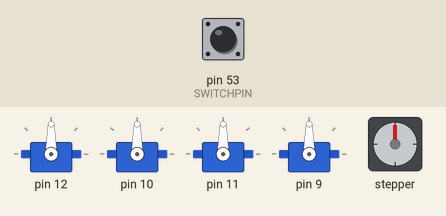
Simulated run of this program. Board: Arduino Mega 2560, built with avr-gcc and run on an emulated ATmega2560. On the bench: 4 × servo, stepper motor. Inputs (shaded band) come from the test bench; at power-on: pin 53 (SWITCHPIN) HIGH. Stepper angles assume 200 steps per turn; what the program prints to the serial monitor is not drawn.

Above: at 2.3 s.
2.4 s: pin 53 (SWITCHPIN) pulled LOW for 0.15 s
At 3.08 s:
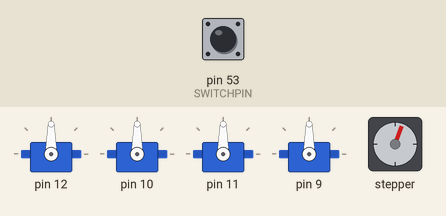
5.4 s: pin 53 (SWITCHPIN) pulled LOW for 1 s
At 8.78 s:
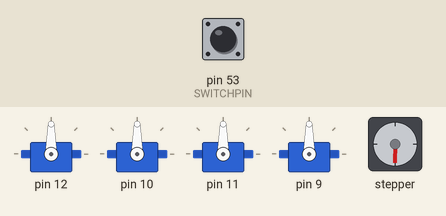
8.9 s: pin 53 (SWITCHPIN) pulled LOW for 3.2 s
At 9.11 s:
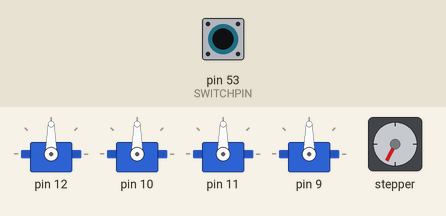
13.6 s: pin 53 (SWITCHPIN) pulled LOW for 3.2 s
Timing chart, 0 to 20.0 s (numbered marks = the images above; inputs shaded):
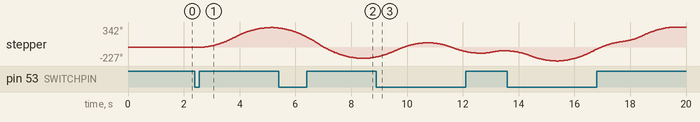

The program:

main.cpp
```cpp
#include <Arduino.h>
#include <SPI.h>
#include "config.h"
#include "motor.h"
#include "carHardware.h"
#include <Wire.h>
#include <Adafruit_VL6180X.h>

enum State
{
    STATE_INITIALIZATION,
    STATE_DRIVING,
    STATE_PAUSE_BEGIN,
    STATE_END_PAUSE,
    STATE_OVERSHOOT,
    STATE_SWITCHPIN_OFF,
    STATE_STOPPED,
    STATE_FIELD_OBJECT_ROUTINE
};

// Current state
State currentState = STATE_INITIALIZATION;

int pauseCounter = 0;

Adafruit_VL6180X objectSensor = Adafruit_VL6180X();

bool isAllZero(bool *arr, int arrSize)
{
    for (int i = 0; i < arrSize; i++)
    {
        if (arr[i] != 0)
        {
            return false;
        }
    }
    return true;
}

bool isAllOne(bool *arr, int arrSize)
{
    for (int i = 0; i < arrSize; i++)
    {
        if (arr[i] != 1)
        {
            return false;
        }
    }
    return true;
}

bool safeWait(unsigned int millisToWait)
{
    unsigned long beginTime = millis();
    while (millis() - beginTime < millisToWait)
    {
        if (!digitalRead(SWITCHPIN))
        {
            currentState = STATE_SWITCHPIN_OFF;
            return false; // Indicate that the switch pin was toggled
        }
    }
    return true; // Indicate that the wait time elapsed without toggling
}
int arrayBoolSum(bool *arr, int arrCount)
{
    int count = 0;
    for (int i = 0; i < arrCount; i++)
    {
        count += (int)arr[i];
    }
    return count;
}

int calculateWeightedArraySum(const bool array[], int arrSize)
{
    int middleIndex = arrSize / 2; // Calculate middle index

    int value = 0; // Initialize result value

    for (int i = 0; i < arrSize; i++)
    {
        int arrayValue = array[i];           // Get array value at index i
        int positionDelta = i - middleIndex; // Calculate position delta

        value += arrayValue * positionDelta; // Adjust result value
    }

#if DEBUG >= 2
    Serial.print("\nWeighted sum: ");
    Serial.print(value);
#endif
    return value; // Return calculated value
}

void closeGrippers()
{
    moveGripServo(GRIP_CLOSING_ANGLE);
}

void openGrippers()
{
    moveGripServo(GRIP_OPEN_ANGLE);
}

void pushObjectToPreferredPosition()
{
    interpolateToArmConfiguration(ArmConfiguration(-1,-1, pushingObjectPosition.wristAngle,-1), 500);
    interpolateToArmConfiguration(pushingObjectPosition, 1000);
    if (!safeWait(1000))
        return;

    // Slowly move forward to account for all object placings
    interpolateToArmConfiguration(pushingObjectPosition2, 2000);
}

double calculatePID(const double desiredValue, const double actualValue, const double Kp, const double Ki, const double Kd)
{
    // Store the old time
    static unsigned long prevTime = 0;
    static double lastError = 0;
    // Calculate the current time
    unsigned long currentTime = millis();

    // Calculate the elapsed time
    unsigned long dt = currentTime - prevTime;
    prevTime = currentTime;

    if (dt == 0)
    {
        return 0;
    }
    // Calculate error
    double error = desiredValue - actualValue;

    // Calculate proportional term
    double proportional = error * Kp;

    // Calculate integral term
    static double integral = 0.0;
    integral += error * dt;
    double integralTerm = Ki * integral;
    integralTerm = constrain(integralTerm, -0.2, 0.2);
    // Calculate derivative term
    double derivative = (error - lastError) / dt;
    double derivativeTerm = Kd * derivative;

    // Calculate PID output
    double pidOutput = proportional + integralTerm + derivativeTerm;

    // Update last error for derivative calculation
    lastError = error;

    // Return PID output
    return pidOutput;
}

double *calculateMotorInput(double pidOutput)
{
    static double motorInputs[2]; // [left, right]

    // Clipping the pidOutput between -0.5 and 0.5
    pidOutput = constrain(pidOutput, -0.5, 0.5);

    // Calculating the motor inputs based on a linear relationship
    // and clipping them at a maximum of 1
    motorInputs[0] = min(-4 * pidOutput + 1, 1); // Left motor (non-dominant)
    motorInputs[1] = min(4 * pidOutput + 1, 1);  // Right motor (non-dominant)

    return motorInputs;
}

bool checkOvershoot()
{
    if (isAllZero(car::getAnalogSensorValues(), analogSensorsCount))
    {
        return true;
    }

    return false;
}

bool checkStopPauseSign()
{
    if (!isAllOne(car::getAnalogSensorValues(), analogSensorsCount))
    {
        return false;
    }
    return true;
}

void handleOvershoot()
{
    double speed = 0.1;
#if DEBUG >= 1
    Serial.print("\nDetected overshoot, handling it...");
#endif

    double directionParsed = (double)lastDirection;
    while (isAllZero(car::getAnalogSensorValues(), analogSensorsCount))
    {
        // safety check
        if (!digitalRead(SWITCHPIN))
        {
            car::driveMotors(0, 0);
            return;
        }
// turn in last direction we went in until overshoot is resolved
#if DEBUG >= 2
        Serial.print("Overshoot still detected... turning more");
#endif
        if (speed < 0.8)
        {
            speed += 0.1;
        }
        delay(10);
#if DEBUG >= 2
        Serial.println(speed);
#endif
        car::driveMotors(directionParsed * speed, -directionParsed * speed);
    }
}

void driveCar()
{

    bool *sensorValues = car::getAnalogSensorValues();
    double pid = calculatePID(0, calculateWeightedArraySum(sensorValues, analogSensorsCount), Kp, Ki, Kd);
    double *motorInput;
    motorInput = calculateMotorInput(pid);

    Serial.print("\nPID output: ");
    Serial.println(pid);

    car::driveMotors(motorInput[0]*driveSpeedMultiplier, motorInput[1]*driveSpeedMultiplier);
}

bool safeWaitUntilStepperStopped()
{
    while (!hasStepperReachedPosition())
    {
        if (!digitalRead(SWITCHPIN))
        {
            currentState = STATE_SWITCHPIN_OFF;
            return false; // Indicate that the switch pin was toggled
        }
    }
    return true;
}

bool moveToPositionSafely(const ArmConfiguration& config, unsigned int waitTime = 0)
{
    moveToArmConfiguration(config);
    return waitTime == 0 ? safeWaitUntilStepperStopped() : safeWait(waitTime);
}

bool rotateShoulderSafely(float angle)
{
    rotateShoulderAbsoluteAngle(angle);
    return safeWaitUntilStepperStopped();
}

// Scans a range of angles for objects
float scanRange(float beginAngle, float endAngle, int ambientValue)
{
    Serial.print("Scanning angle range: ");
    Serial.print(beginAngle);
    Serial.print(" to ");
    Serial.println(endAngle);

    const float threshold = ambientValue - SCANNING_THRESHOLD_MM;
    const int bufferSize = 90;
    // prepare rolling scanning buffer
    float tempScanBuffer[bufferSize];
    for (int i = 0; i < bufferSize; i++)
    {
        tempScanBuffer[i] = ambientValue;
    }
    float *scanBufferPointer = tempScanBuffer;

    const int scanningSpeed = shoulderRotationSteps / secondsPerFullScan;
    float objectAngle = -1;
    setStepperSpeed(scanningSpeed);
    // first move to carryingposition then rotateshoulder then move to scanning position
    if (!moveToPositionSafely(carryingPosition, 1000) || !rotateShoulderSafely(beginAngle))
    {
        currentState = STATE_SWITCHPIN_OFF;
        return -1;
    }


    interpolateToArmConfiguration(scanningPosition, 1000);
    delay(1000);
    rotateShoulderRelativeAngle(endAngle - beginAngle);

    float previousShoulderAngle = getShoulderAngle();

    const unsigned long delayBetweenStepsMicros = ((secondsPerFullScan * 1e6)/shoulderRotationSteps)/2;
    const unsigned long measurementsPerStep = (float)bufferSize / (SCANNING_ROLLING_AVERAGE_ANGLE / (360.0f / shoulderRotationSteps));
    const unsigned long delayBetweenMeasurements = delayBetweenStepsMicros / measurementsPerStep;
    unsigned int sum = bufferSize*ambientValue;
    unsigned int lastUpdatedIndex = bufferSize;

    while (!hasStepperReachedPosition())
    {
        if(getShoulderAngle() == previousShoulderAngle){
            unsigned long beginTime = micros();
            int currentMeasurement = objectSensor.readRange();
            if (lastUpdatedIndex <= 0) {
                lastUpdatedIndex = bufferSize;
            }
            sum -= scanBufferPointer[lastUpdatedIndex - 1];
            sum += currentMeasurement;
            scanBufferPointer[lastUpdatedIndex-1] = currentMeasurement;
            lastUpdatedIndex--;
            delayMicroseconds(delayBetweenMeasurements - (micros() - beginTime));
            continue;
        }
        previousShoulderAngle = getShoulderAngle();

        if (!digitalRead(SWITCHPIN))
        {
            currentState = STATE_SWITCHPIN_OFF;
            return -1;
        }

        float rollingAverage = (sum / (float)bufferSize);
        Serial.print("Rolling average: ");
        Serial.println(rollingAverage);
        if (rollingAverage < threshold)
        {
            float currentAngle = getShoulderAngle();
            objectAngle = currentAngle - SCANNING_OFFSET_ANGLE;
            break;
        }
    }

    stopShoulder();
    setStepperSpeed(stepperMaxSpeed);
    Serial.print("Found object at: ");
    Serial.println(objectAngle);
    return objectAngle;
}

void scanWholeField(float startingAngle, ArmConfiguration scanningPos, float* averagesArray, float* whereAverageWasMeasuredArray, int arraySize)
{
    const int scanningSpeed = shoulderRotationSteps / secondsPerFullScan;

    for (int i =0; i < arraySize; i++){
        averagesArray[i] = 99999999;
        whereAverageWasMeasuredArray[i] = 180 - startingAngle;
    }
    setStepperSpeed(scanningSpeed);

    // first move to carryingposition then rotateshoulder then move to scanning position
    if (!moveToPositionSafely(carryingPosition, 1000) || !rotateShoulderSafely(startingAngle))
    {
        currentState = STATE_SWITCHPIN_OFF;
        return;
    }

    interpolateToArmConfiguration(scanningPos, 1000);
    delay(500);
    float previousShoulderAngle = startingAngle;
    rotateShoulderRelativeAngle(360-2*startingAngle);
    int index = 0;
    while(!hasStepperReachedPosition()){
        unsigned long sum = 0;
        unsigned int amountOfValues = 0;
        while((getShoulderAngle() - previousShoulderAngle < (360-2*startingAngle)/SCANNING_POSITIONS_ARRAY_SIZE) && !hasStepperReachedPosition()){
            sum += objectSensor.readRange();
            amountOfValues++;
        }
        previousShoulderAngle = getShoulderAngle();
        whereAverageWasMeasuredArray[index] = previousShoulderAngle;
        float average = (float)sum/(float)amountOfValues;
        averagesArray[index] = average;
        Serial.print("Average: ");
        Serial.println(average);
        Serial.println(whereAverageWasMeasuredArray[index]);
        index++;
    }

    setStepperSpeed(stepperMaxSpeed);
    return; // Return the array of averages
}

// Returns a pointer to an array containing the objects angles in chronological order
float *scanForObject()
{
    static float objectAngles[2] = {-1, -1};

    Serial.println("Starting scan");
    float scanValues[SCANNING_POSITIONS_ARRAY_SIZE];
    float whereValueWasMeasured[SCANNING_POSITIONS_ARRAY_SIZE];
    scanWholeField(SCANNING_BEGIN_END_ANGLE, scanningPosition, scanValues, whereValueWasMeasured, SCANNING_POSITIONS_ARRAY_SIZE);

    rotateShoulderRelativeAngle(-shoulderRotationSteps + SCANNING_BEGIN_END_ANGLE);
    safeWaitUntilStepperStopped();

    float scanValues2[SCANNING_POSITIONS_ARRAY_SIZE];
    scanWholeField(SCANNING_BEGIN_END_ANGLE, scanningPosition2, scanValues2, whereValueWasMeasured, SCANNING_POSITIONS_ARRAY_SIZE);

    Serial.println("Scan Completed");
    float lowestValue = 999999;
    int lowestValueIndex = -1;
    for(int i = 1; i < 154; i++){
        float generalArea = pow(scanValues[i-1] + scanValues[i] + scanValues[i+1], 0.91) + scanValues2[i-1] + scanValues2[i] + scanValues2[i+1];
        if(generalArea < lowestValue){
            lowestValue = generalArea;
            lowestValueIndex = i;
        }
    }
    Serial.print("Index: ");
    Serial.println(lowestValueIndex);
    Serial.print("Angle: ");
    Serial.println(whereValueWasMeasured[lowestValueIndex]);
    objectAngles[0] = whereValueWasMeasured[lowestValueIndex] + SCANNING_OFFSET_ANGLE;
    for (int i = constrain(lowestValueIndex -4, 0, 180); i < constrain(lowestValueIndex + 4, 0, 180); i++ ){
        scanValues[i] = 999999;
    }
    lowestValue = 99999999;
    lowestValueIndex = -1;

    for(int i = 1; i < 154; i++){
        float generalArea = pow(scanValues[i-1] + scanValues[i] + scanValues[i+1], 0.91) + scanValues2[i-1] + scanValues2[i] + scanValues2[i+1];
        if(generalArea < lowestValue){
            lowestValue = generalArea;
            lowestValueIndex = i;
        }
    }
    Serial.print("Index: ");
    Serial.println(lowestValueIndex);
    Serial.print("Angle: ");
    Serial.println(whereValueWasMeasured[lowestValueIndex]);
    objectAngles[1] = whereValueWasMeasured[lowestValueIndex] + SCANNING_OFFSET_ANGLE;

    Serial.println(objectAngles[0]);
    Serial.println(objectAngles[1]);
    return objectAngles;
}

void moveObject(float objectAngle, float destinationAngle, bool openGripperAtEnd)
{
    Serial.print("Moving Object from");
    Serial.print(objectAngle);
    Serial.print(" to ");
    Serial.println(destinationAngle);

    // First get to safe position
    openGrippers();
    interpolateToArmConfiguration(carryingPosition, 1000);
    if(!rotateShoulderSafely(objectAngle)){
        return;
    }
    pushObjectToPreferredPosition();
    interpolateToArmConfiguration(ArmConfiguration(grabbingPosition.shoulderAngle +27 , grabbingPosition.elbowAngle+50, 160), 1500);
    delay(500);
    openGrippers();
    delay(1000);
    interpolateToArmConfiguration(grabbingPosition, 1000);
    delay(1000);
    closeGrippers();
    delay(1000);
    interpolateToArmConfiguration(carryingPosition, 500);
    // Move to destination
    if(!rotateShoulderSafely(destinationAngle)){
        return;
    }
    if(openGripperAtEnd) interpolateToArmConfiguration(placingPosition, 1000);
    delay(1000);
    if(openGripperAtEnd) openGrippers();
    if (!safeWait(1000))
        return;
}

void beginPause()
{
    Serial.println("Beginning pause");
    int beginTime = millis();

    while ((millis() - beginTime) < BEGIN_PAUSE_DRIVEFORWARD_MS)
    {
        if (!digitalRead(SWITCHPIN))
        {
            currentState = STATE_SWITCHPIN_OFF;
            return;
        }
        car::driveMotors(0.4, 0.4);
    }

    // at last stop the car
    car::driveMotors(0, 0);
}

void endPause()
{
    Serial.println("Ending pause");
    // Move forward for set amount of time so that discrepancies are avoided

    //while (isAllZero(car::getAnalogSensorValues(), analogSensorsCount) || isAllOne(car::getAnalogSensorValues(), analogSensorsCount))

    unsigned long beginTime = millis();
    while((millis() - beginTime) < END_PAUSE_DRIVEFORWARD_MS)
    {
        // safety check
        if (!digitalRead(SWITCHPIN))
        {
            currentState = STATE_SWITCHPIN_OFF;
            return;
        }
        car::driveMotors(1*driveSpeedMultiplier, 1*driveSpeedMultiplier);
    }
}

void moveToHome()
{
    if (!safeWait(500))
        return;
    interpolateToArmConfiguration(carryingPosition, 1000);
    if(!moveToPositionSafely(carryingPosition, 1000) || !rotateShoulderSafely(0) || !moveToPositionSafely(homePosition, 1000)){
        return;
    }
}

void fieldObjectRoutine()
{
    float *objectAngles = scanForObject();
    if (objectAngles[0] < 0.0f || objectAngles[1] < 0.0f)
    {
        Serial.println("One or less objects found, returning");
        return;
    }
    interpolateToArmConfiguration(carryingPosition, 500);
    // Displace first object by 180 degrees
    moveObject(objectAngles[0], objectAngles[0] + 180,true);
    moveToHome();
    // Wait 3 seconds
    if (!safeWait(3000))
    {
        return;
    }

    // Displace second object by 180 degrees
    moveObject(objectAngles[1], objectAngles[1] + 180, true);
    moveToHome();
    moveObject(objectAngles[0]+180, 0, false);
    moveToHome();
    if (!safeWait(3000))
    {
        return;
    }
}

void updateStateMachine()
{
    switch (currentState)
    {
    case STATE_INITIALIZATION:
        Serial.println("ILLEGAL STATE: STATE INITIALIZATION");
        break;
    case STATE_DRIVING:
        if (!digitalRead(SWITCHPIN))
        {
            currentState = STATE_SWITCHPIN_OFF;
            break;
        }
        if (checkOvershoot())
        {
            currentState = STATE_OVERSHOOT;
            break;
        }
        if (checkStopPauseSign())
        {
            if (pauseCounter >= 1)
            {
                Serial.println("Stop sign detected");
                currentState = STATE_STOPPED;
                break;
            }
            currentState = STATE_PAUSE_BEGIN;
            pauseCounter++;
            Serial.println("Pause sign detected");
            break;
        }
        driveCar();
        break;
    case STATE_PAUSE_BEGIN:
        beginPause();
        currentState = STATE_FIELD_OBJECT_ROUTINE;
        break;
    case STATE_FIELD_OBJECT_ROUTINE:
        fieldObjectRoutine();
        currentState = STATE_END_PAUSE;
        break;
    case STATE_END_PAUSE:
        endPause();
        currentState = STATE_DRIVING;
        break;
    case STATE_OVERSHOOT:
        handleOvershoot();
        currentState = STATE_DRIVING;
        break;
    case STATE_SWITCHPIN_OFF:
        Serial.println("Switchpin off");
        car::driveMotors(0, 0);
        stopShoulder();
        delay(500);
        // if switchpin is turned on, return to driving state
        if (digitalRead(SWITCHPIN)){
            currentState = STATE_DRIVING;
            pauseCounter = 0;
        }
        break;
    case STATE_STOPPED:
        {
        unsigned long beginMillis = millis();
        while ((millis() - beginMillis) < STOP_DRIVE_FORWARD_MS)
        {
            if (!digitalRead(SWITCHPIN))
            {
                currentState = STATE_SWITCHPIN_OFF;
                break;
            }
            car::driveMotors(0.4, 0.4);
        }
        car::driveMotors(0, 0);
        rotateShoulderSafely(270);
        interpolateToArmConfiguration(placingPosition,1000);
        delay(1000);
        openGrippers();
        delay(500);
        interpolateToArmConfiguration(carryingPosition, 1000);
        moveToHome();
        while(digitalRead(SWITCHPIN));
        currentState = STATE_SWITCHPIN_OFF;
        break;
        }
    default:
        // Default case should not be reached
        break;
    }

}

void setup()
{
    pinMode(SWITCHPIN, INPUT_PULLUP);
    // Initialization code
    car::setupCarHardware();
    setupMotors();
    moveToArmConfiguration(homePosition);
    Serial.begin(115200); // Start Serial at 115200bps
    Wire.begin();         // Start I2C library
    delay(100);           // delay .1s

    if (!objectSensor.begin())
    {
        Serial.println("Failed to initialize. Freezing..."); // Initialize device and check for errors
        while (true)
            ;
    }
    currentState = STATE_DRIVING;

    delay(1000);
}

void loop()
{
    moveObject(90, 270, true);
    moveObject(270, 90, true);
}
```

Source omitted: carHardware.cpp (3580 bytes), carHardware.h (944 bytes), motor.cpp (6629 bytes), motor.h (1586 bytes), config.h (1515 bytes)
